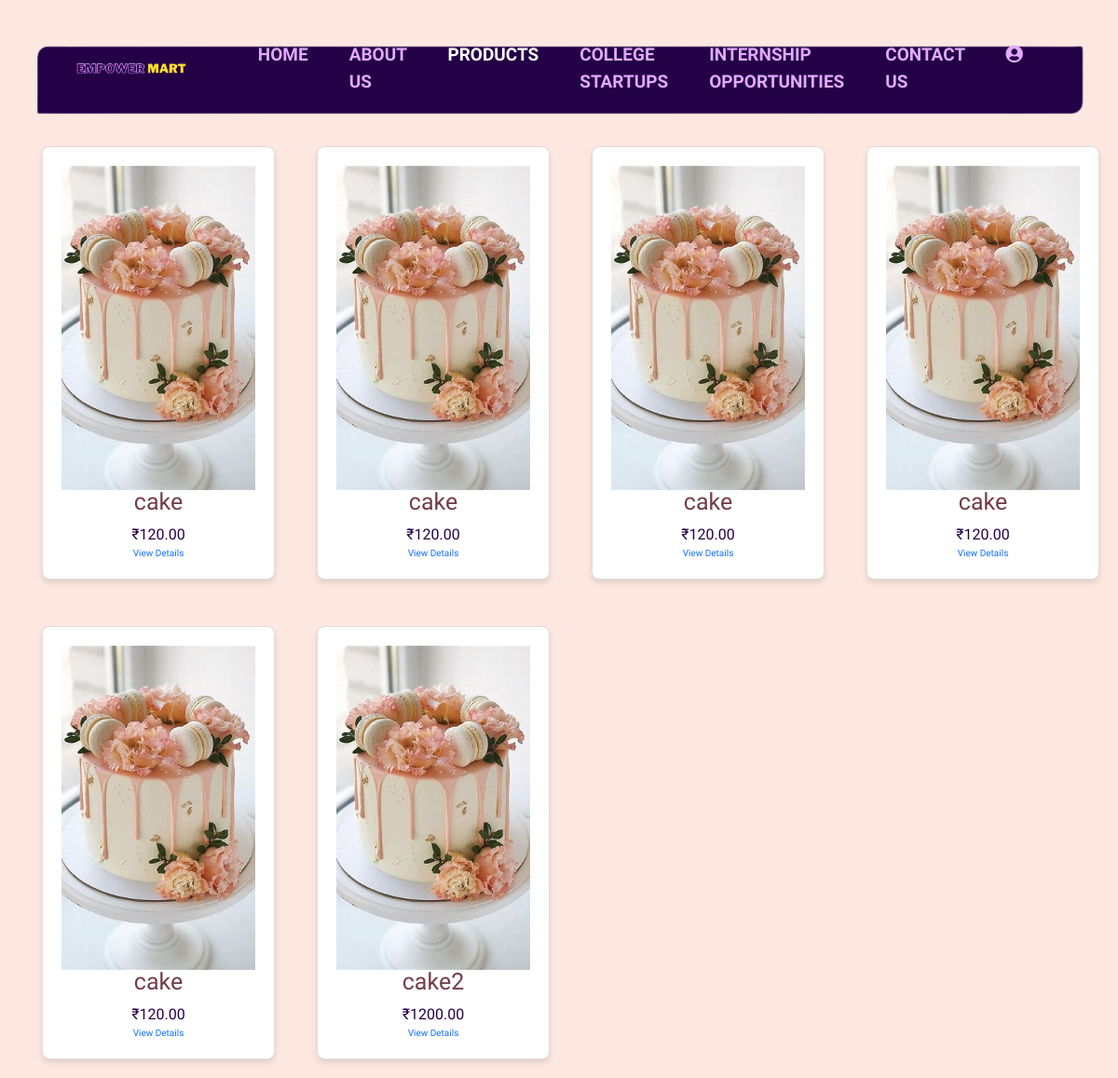
Page /product/ (signed in) on the earlier database version.
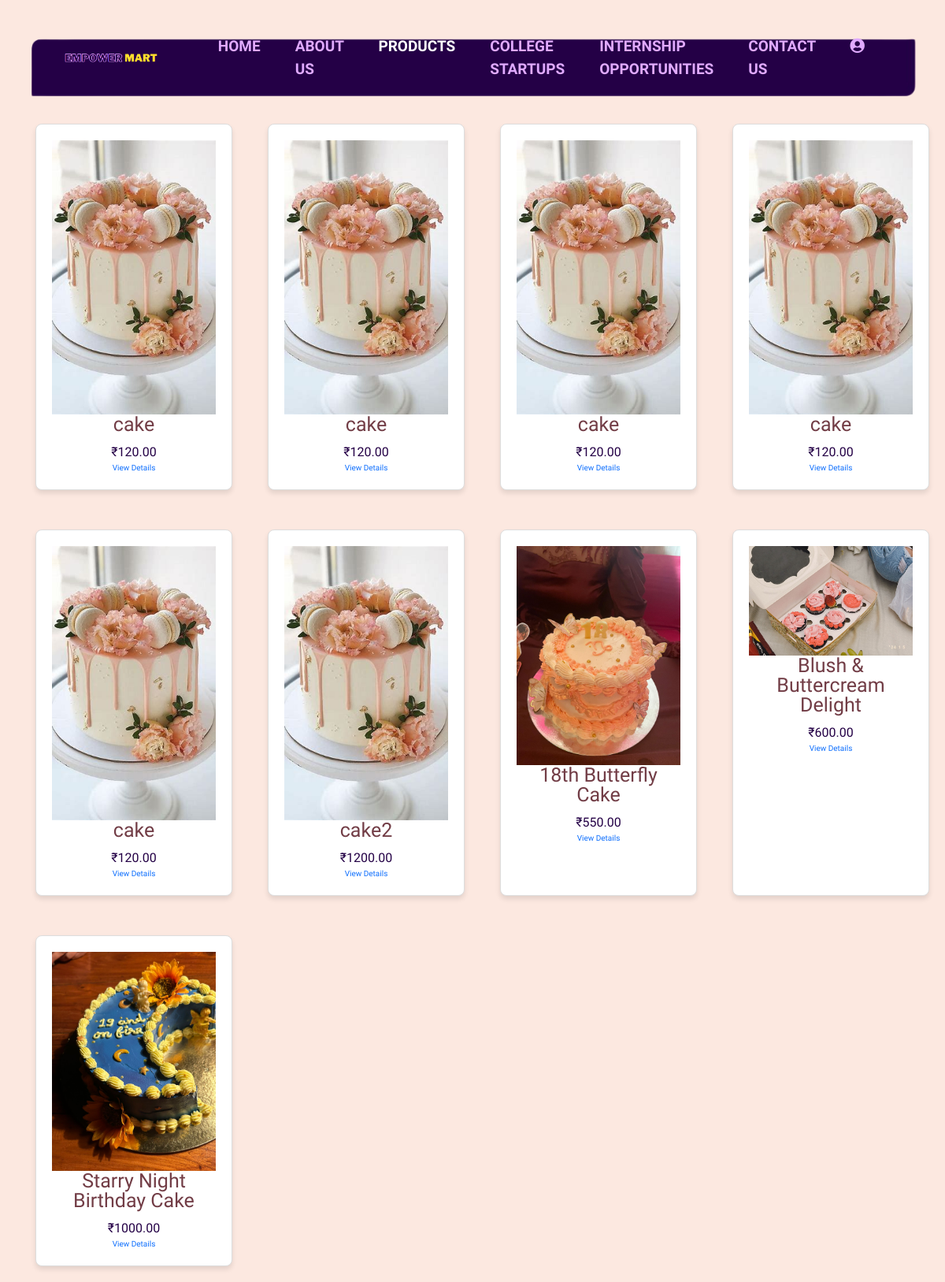
Same page on the later database version.
### home/models.py (models this page shows, shortened)
class Product(models.Model):
    Product_Id = models.AutoField(primary_key=True)
    Product_name = models.CharField(max_length=200)
    Price_per_unit = models.DecimalField(max_digits=10, decimal_places=2, null=True, blank=True)
    Product_Description = models.TextField()
    Product_Image = models.ImageField(upload_to='products/')
    business_name = models.ForeignKey('user', on_delete=models.CASCADE)  # Foreign key to the user model

### home/views.py (the view)
# urls.py: path('product/', views.product_list, name='product_list'),
@login_required
def product_list(request):
    products = Product.objects.all()
    return render(request, 'product.html', {'products': products})

### templates/product.html (shortened to what this page needs)
<!DOCTYPE html>
{% load static %}
<html lang="en">
<head>
    <link rel="stylesheet" href="{% static 'css/lightbox.css' %}">
    <link href="https://cdn.jsdelivr.net/npm/bootstrap@5.1.3/dist/css/bootstrap.min.css" rel="stylesheet">
    <link rel="stylesheet" href="https://cdnjs.cloudflare.com/ajax/libs/font-awesome/5.15.4/css/all.min.css" />
    <link rel="stylesheet" type="text/css" href="{% static 'css/style.css' %}">
    <link rel="stylesheet" href="{% static 'css/responsive-style.css' %}">
</head>
<body>
  <header id="full-nav">
    <div class="header">
        <nav class="navbar navbar-expand-lg">
            <a class="navbar-brand" href="#">
                <img src="{% static 'images/logo1.png' %}" alt="Logo" class='logo'>
            </a>
            <div class="collapse navbar-collapse" id="navbarNav">
                <ul class="navbar-nav mx-auto">
                    <li class="nav-item">
                        <a class="nav-link" aria-current="page" href="{% url 'home' %}">Home</a>
                    </li>
                    <li class="nav-item">
                        <a class="nav-link" href="{% url 'about' %}">About Us</a>
                    </li>
                    <li class="nav-item">
                        <a class="nav-link  active" href="#">Products</a>
                    </li>
                    <li class="nav-item">
                        <a class="nav-link" href="{% url 'startup' %}">College Startups</a>
                    </li>
                    <li class="nav-item">
                        <a class="nav-link" href="{% url 'internship' %}">Internship Opportunities</a>
                    </li>
                    <li class="nav-item">
                        <a class="nav-link" href="https://docs.google.com/forms/d/e/1FAIpQLSemODBRhASNpFRlV64wCOltSxSLDR_WBGUQKw6XmJerUi9uJQ/viewform?usp=sf_link">Contact Us</a>
                    </li>
                    <li class="nav-item">
                        <a class="nav-link" href="{% url 'login' %}" title="Login">
                            <i class="fas fa-user-circle"></i>
                        </a>
                    </li>
                </ul>
            </div>
        </nav>
    </div>
  </header>
  <body class="product_page">
    <div class="product-grid">
        {% if products %}
            {% for product in products %}
                <div class="product-card" onclick="window.location.href='{% url 'product_detail' product.Product_Id %}'">
                    <img src="{{ product.Product_Image.url }}" alt="{{ product.Product_name }}" class="product-image">
                    <div class="product-info">
                        <h4>{{ product.Product_name }}</h4>
                        <p>₹{{ product.Price_per_unit }}</p>
                        <a href="{% url 'product_detail' id=product.Product_Id %}">View Details</a>
                    </div>
                </div>
            {% empty %}
                <p>No products available at the moment.</p>
            {% endfor %}
        {% else %}
            <p>No products available at the moment.</p>
        {% endif %}
    </div>
</body>
</body>
</html>

Differences in the rows shown:
added Product: Product_Image (picture), Product_name "18th Butterfly Cake", Price_per_unit "550.00"
added Product: Product_Image (picture), Product_name "Blush & Buttercream Delight", Price_per_unit "600.00"
added Product: Product_Image (picture), Product_name "Starry Night Birthday Cake", Price_per_unit "1000.00"
